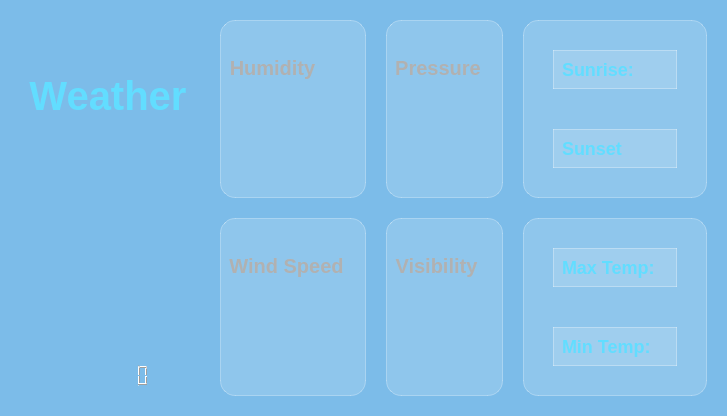
        <widget class="QWidget" name="tab_3">
         <property name="styleSheet">
          <string notr="true">border: none;


background-color: rgba(50, 150, 220, 0.40);</string>
         </property>
         <attribute name="title">
          <string>Today</string>
         </attribute>
         <layout class="QHBoxLayout" name="horizontalLayout_6" stretch="30,70">
          <item>
           <widget class="QWidget" name="widget_11" native="true">
            <property name="styleSheet">
             <string notr="true">
       border: none;
background-color: transparent;
     </string>
            </property>
            <layout class="QVBoxLayout" name="verticalLayout_5" stretch="10,75,15">
             <item>
              <widget class="QLabel" name="labelPlace">
               <property name="styleSheet">
                <string notr="true">border: none;
color: rgb(177, 177, 177);
background-color: transparent;
font-size: 20px; font-weight: bold;
</string>
               </property>
               <property name="text">
                <string/>
               </property>
               <property name="alignment">
                <set>Qt::AlignCenter</set>
               </property>
              </widget>
             </item>
             <item>
              <widget class="QWidget" name="Weatherwidget" native="true">
               <property name="styleSheet">
                <string notr="true">background-color: transparent;
border: none</string>
               </property>
               <layout class="QVBoxLayout" name="verticalLayout_3" stretch="25,45,25,5">
                <property name="spacing">
                 <number>0</number>
                </property>
                <property name="topMargin">
                 <number>3</number>
                </property>
                <property name="bottomMargin">
                 <number>3</number>
                </property>
                <item>
                 <widget class="QLabel" name="WeatherType">
                  <property name="styleSheet">
                   <string notr="true">border: none;
color: rgb(98, 221, 255);
background-color: transparent;
font-size: 40px; font-weight: bold;</string>
                  </property>
                  <property name="text">
                   <string>Weather</string>
                  </property>
                  <property name="alignment">
                   <set>Qt::AlignCenter</set>
                  </property>
                 </widget>
                </item>
                <item>
                 <widget class="QLabel" name="IconLabel">
                  <property name="styleSheet">
                   <string notr="true">border: none;

background-color: transparent;
</string>
                  </property>
                  <property name="text">
                   <string/>
                  </property>
                 </widget>
                </item>
                <item>
                 <widget class="QLabel" name="TempLabel">
                  <property name="styleSheet">
                   <string notr="true">border: none;
background-color: transparent;
font-size: 30px; font-weight: bold;
color: rgb(98, 221, 255);</string>
                  </property>
                  <property name="text">
                   <string/>
                  </property>
                  <property name="alignment">
                   <set>Qt::AlignCenter</set>
                  </property>
                 </widget>
                </item>
                <item>
                 <widget class="QLabel" name="Feellikelabel">
                  <property name="styleSheet">
                   <string notr="true">border: none;
background-color: transparent;
font-size: 15px; font-weight: bold;
color: rgb(177, 177, 177);</string>
                  </property>
                  <property name="text">
                   <string/>
                  </property>
                  <property name="alignment">
                   <set>Qt::AlignCenter</set>
                  </property>
                 </widget>
                </item>
               </layout>
              </widget>
             </item>
             <item>
              <widget class="QWidget" name="timedaywidget" native="true">
               <property name="styleSheet">
                <string notr="true">background-color: transparent;
border: none;</string>
               </property>
               <layout class="QVBoxLayout" name="verticalLayout_4">
                <item>
                 <widget class="QLabel" name="Daylabel">
                  <property name="styleSheet">
                   <string notr="true">
font-size: 15px; font-weight: bold;
border: none;
background-color: transparent;
color: white;</string>
                  </property>
                  <property name="text">
                   <string/>
                  </property>
                  <property name="alignment">
                   <set>Qt::AlignCenter</set>
                  </property>
                 </widget>
                </item>
                <item>
                 <widget class="QLCDNumber" name="lcdNumber">
                  <property name="styleSheet">
                   <string notr="true">background-color: transparent;</string>
                  </property>
                  <property name="digitCount">
                   <number>8</number>
                  </property>
                  <property name="segmentStyle">
                   <enum>QLCDNumber::Filled</enum>
                  </property>
                 </widget>
                </item>
               </layout>
              </widget>
             </item>
            </layout>
           </widget>
          </item>
          <item>
           <widget class="QWidget" name="widget_6" native="true">
            <property name="styleSheet">
             <string notr="true">background-color: transparent;</string>
            </property>
            <layout class="QHBoxLayout" name="horizontalLayout_3">
             <item>
              <layout class="QGridLayout" name="gridLayout_2">
               <property name="spacing">
                <number>20</number>
               </property>
               <item row="1" column="1">
                <widget class="QWidget" name="widget_10" native="true">
                 <property name="styleSheet">
                  <string notr="true">background-color: rgba(255, 255, 255, 0.15);
        border-radius: 15px;
        border: 1px solid rgba(255, 255, 255, 0.3);</string>
                 </property>
                 <layout class="QVBoxLayout" name="verticalLayout_9">
                  <item>
                   <layout class="QHBoxLayout" name="horizontalLayout_9">
                    <item>
                     <widget class="QLabel" name="labelPlace_5">
                      <property name="styleSheet">
                       <string notr="true">border: none;
background-color: transparent;
font-size: 20px; font-weight: bold;
color: rgb(177, 177, 177);</string>
                      </property>
                      <property name="text">
                       <string>Visibility</string>
                      </property>
                      <property name="alignment">
                       <set>Qt::AlignCenter</set>
                      </property>
                     </widget>
                    </item>
                    <item>
                     <widget class="QLabel" name="label_7">
                      <property name="styleSheet">
                       <string notr="true">
image: url(:/Images/icons8-visibility-100.png);

border: none;
background-color: transparent;
</string>
                      </property>
                      <property name="text">
                       <string/>
                      </property>
                     </widget>
                    </item>
                   </layout>
                  </item>
                  <item>
                   <widget class="QLabel" name="label_visiblilty">
                    <property name="styleSheet">
                     <string notr="true">border: none;
background-color: transparent;
font-size: 40px; font-weight: bold;
color: rgb(98, 221, 255);</string>
                    </property>
                    <property name="text">
                     <string/>
                    </property>
                    <property name="alignment">
                     <set>Qt::AlignCenter</set>
                    </property>
                   </widget>
                  </item>
                 </layout>
                </widget>
               </item>
               <item row="0" column="0">
                <widget class="QWidget" name="widget_7" native="true">
                 <property name="styleSheet">
                  <string notr="true">background-color: rgba(255, 255, 255, 0.15);
        border-radius: 15px;
        border: 1px solid rgba(255, 255, 255, 0.3);</string>
                 </property>
                 <layout class="QVBoxLayout" name="verticalLayout_6">
                  <item>
                   <layout class="QHBoxLayout" name="horizontalLayout_4">
                    <item>
                     <widget class="QLabel" name="labelPlace_2">
                      <property name="styleSheet">
                       <string notr="true">border: none;
background-color: transparent;
font-size: 20px; font-weight: bold;
color: rgb(177, 177, 177);</string>
                      </property>
                      <property name="text">
                       <string>Humidity</string>
                      </property>
                      <property name="alignment">
                       <set>Qt::AlignCenter</set>
                      </property>
                     </widget>
                    </item>
                    <item>
                     <widget class="QLabel" name="label_2">
                      <property name="styleSheet">
                       <string notr="true">image: url(:/Images/icons8-humidity-96.png);
border: none;
background-color: transparent;
</string>
                      </property>
                      <property name="text">
                       <string/>
                      </property>
                     </widget>
                    </item>
                   </layout>
                  </item>
                  <item>
                   <widget class="QLabel" name="labelHumidity">
                    <property name="styleSheet">
                     <string notr="true">border: none;
background-color: transparent;
font-size: 40px; font-weight: bold;

color: rgb(98, 221, 255);</string>
                    </property>
                    <property name="text">
                     <string/>
                    </property>
                    <property name="alignment">
                     <set>Qt::AlignCenter</set>
                    </property>
                   </widget>
                  </item>
                 </layout>
                </widget>
               </item>
               <item row="0" column="1">
                <widget class="QWidget" name="widget_8" native="true">
                 <property name="styleSheet">
                  <string notr="true">background-color: rgba(255, 255, 255, 0.15);
        border-radius: 15px;
        border: 1px solid rgba(255, 255, 255, 0.3);</string>
                 </property>
                 <layout class="QVBoxLayout" name="verticalLayout_7">
                  <item>
                   <layout class="QHBoxLayout" name="horizontalLayout_7">
                    <item>
                     <widget class="QLabel" name="labelPlace_3">
                      <property name="styleSheet">
                       <string notr="true">border: none;
background-color: transparent;
font-size: 20px; font-weight: bold;
color: rgb(177, 177, 177);</string>
                      </property>
                      <property name="text">
                       <string>Pressure</string>
                      </property>
                      <property name="alignment">
                       <set>Qt::AlignCenter</set>
                      </property>
                     </widget>
                    </item>
                    <item>
                     <widget class="QLabel" name="label_3">
                      <property name="styleSheet">
                       <string notr="true">image: url(:/Images/pressure.png);

border: none;
background-color: transparent;
</string>
                      </property>
                      <property name="text">
                       <string/>
                      </property>
                     </widget>
                    </item>
                   </layout>
                  </item>
                  <item>
                   <widget class="QLabel" name="label_Pressure">
                    <property name="styleSheet">
                     <string notr="true">border: none;
background-color: transparent;
font-size: 40px; font-weight: bold;
color: rgb(98, 221, 255);</string>
                    </property>
                    <property name="text">
                     <string/>
                    </property>
                    <property name="alignment">
                     <set>Qt::AlignCenter</set>
                    </property>
                   </widget>
                  </item>
                 </layout>
                </widget>
               </item>
               <item row="1" column="0">
                <widget class="QWidget" name="widget_9" native="true">
                 <property name="styleSheet">
                  <string notr="true">background-color: rgba(255, 255, 255, 0.15);
        border-radius: 15px;
        border: 1px solid rgba(255, 255, 255, 0.3);</string>
                 </property>
                 <layout class="QVBoxLayout" name="verticalLayout_8">
                  <item>
                   <layout class="QHBoxLayout" name="horizontalLayout_8">
                    <item>
                     <widget class="QLabel" name="labelPlace_4">
                      <property name="styleSheet">
                       <string notr="true">border: none;
background-color: transparent;
font-size: 20px; font-weight: bold;
color: rgb(177, 177, 177);</string>
                      </property>
                      <property name="text">
                       <string>Wind Speed</string>
                      </property>
                      <property name="alignment">
                       <set>Qt::AlignCenter</set>
                      </property>
                     </widget>
                    </item>
                    <item>
                     <widget class="QLabel" name="label_5">
                      <property name="styleSheet">
                       <string notr="true">image: url(:/Images/icons8-windy-weather-96.png);

border: none;
background-color: transparent;
</string>
                      </property>
                      <property name="text">
                       <string/>
                      </property>
                     </widget>
                    </item>
                   </layout>
                  </item>
                  <item>
                   <widget class="QLabel" name="label_wind">
                    <property name="styleSheet">
                     <string notr="true">border: none;
color: rgb(98, 221, 255);
background-color: transparent;
font-size: 40px; font-weight: bold;
</string>
                    </property>
                    <property name="text">
                     <string/>
                    </property>
                    <property name="alignment">
                     <set>Qt::AlignCenter</set>
                    </property>
                   </widget>
                  </item>
                 </layout>
                </widget>
               </item>
               <item row="0" column="2">
                <widget class="QWidget" name="widget_12" native="true">
                 <property name="styleSheet">
                  <string notr="true">background-color: rgba(255, 255, 255, 0.15);
        border-radius: 15px;
        border: 1px solid rgba(255, 255, 255, 0.3);</string>
                 </property>
                 <layout class="QVBoxLayout" name="verticalLayout_13">
                  <property name="spacing">
                   <number>40</number>
                  </property>
                  <property name="leftMargin">
                   <number>30</number>
                  </property>
                  <property name="topMargin">
                   <number>30</number>
                  </property>
                  <property name="rightMargin">
                   <number>30</number>
                  </property>
                  <property name="bottomMargin">
                   <number>30</number>
                  </property>
                  <item>
                   <widget class="QWidget" name="widget_16" native="true">
                    <property name="styleSheet">
                     <string notr="true">border-radius: 50px;</string>
                    </property>
                    <layout class="QHBoxLayout" name="horizontalLayout_14">
                     <item>
                      <layout class="QHBoxLayout" name="horizontalLayout_13">
                       <item>
                        <widget class="QLabel" name="SunriseLabel">
                         <property name="styleSheet">
                          <string notr="true">
border: none;
background-color: transparent;
font-size: 18px; font-weight: bold;
color: rgb(98, 221, 255);</string>
                         </property>
                         <property name="text">
                          <string>Sunrise: </string>
                         </property>
                        </widget>
                       </item>
                       <item>
                        <widget class="QLabel" name="label_16">
                         <property name="styleSheet">
                          <string notr="true">border: none;
image: url(:/Images/icons8-sunrise-96.png);
background-color: transparent;</string>
                         </property>
                         <property name="text">
                          <string/>
                         </property>
                        </widget>
                       </item>
                      </layout>
                     </item>
                    </layout>
                   </widget>
                  </item>
                  <item>
                   <widget class="QWidget" name="widget_18" native="true">
                    <property name="styleSheet">
                     <string notr="true">border-radius: 50px;</string>
                    </property>
                    <layout class="QHBoxLayout" name="horizontalLayout_16">
                     <item>
                      <layout class="QHBoxLayout" name="horizontalLayout_15">
                       <item>
                        <widget class="QLabel" name="SunsetLabel">
                         <property name="styleSheet">
                          <string notr="true">border: none;
background-color: transparent;
font-size: 18px; font-weight: bold;
color: rgb(98, 221, 255);border: none;
background-color: transparent;</string>
                         </property>
                         <property name="text">
                          <string>Sunset</string>
                         </property>
                        </widget>
                       </item>
                       <item>
                        <widget class="QLabel" name="label_18">
                         <property name="styleSheet">
                          <string notr="true">border: none;
image: url(:/Images/icons8-sunset-96.png);
background-color: transparent;</string>
                         </property>
                         <property name="text">
                          <string/>
                         </property>
                        </widget>
                       </item>
                      </layout>
                     </item>
                    </layout>
                   </widget>
                  </item>
                 </layout>
                </widget>
               </item>
               <item row="1" column="2">
                <widget class="QWidget" name="widget_13" native="true">
                 <property name="styleSheet">
                  <string notr="true">background-color: rgba(255, 255, 255, 0.15);
        border-radius: 15px;
        border: 1px solid rgba(255, 255, 255, 0.3);</string>
                 </property>
                 <layout class="QVBoxLayout" name="verticalLayout_16">
                  <property name="spacing">
                   <number>40</number>
                  </property>
                  <property name="leftMargin">
                   <number>30</number>
                  </property>
                  <property name="topMargin">
                   <number>30</number>
                  </property>
                  <property name="rightMargin">
                   <number>30</number>
                  </property>
                  <property name="bottomMargin">
                   <number>30</number>
                  </property>
                  <item>
                   <widget class="QWidget" name="widget_19" native="true">
                    <property name="styleSheet">
                     <string notr="true">border-radius: 50px;</string>
                    </property>
                    <layout class="QHBoxLayout" name="horizontalLayout_17">
                     <item>
                      <layout class="QHBoxLayout" name="horizontalLayout_18">
                       <item>
                        <widget class="QLabel" name="MaxTemplabel">
                         <property name="styleSheet">
                          <string notr="true">border: none;
background-color: transparent;
font-size: 18px; font-weight: bold;
color: rgb(98, 221, 255);</string>
                         </property>
                         <property name="text">
                          <string>Max Temp:</string>
                         </property>
                        </widget>
                       </item>
                       <item>
                        <widget class="QLabel" name="label_20">
                         <property name="styleSheet">
                          <string notr="true">border: none;
image: url(:/Images/icons8-temperature-96.png);
background-color: transparent;</string>
                         </property>
                         <property name="text">
                          <string/>
                         </property>
                        </widget>
                       </item>
                      </layout>
                     </item>
                    </layout>
                   </widget>
                  </item>
                  <item>
                   <widget class="QWidget" name="widget_20" native="true">
                    <property name="styleSheet">
                     <string notr="true">border-radius: 50px;</string>
                    </property>
                    <layout class="QHBoxLayout" name="horizontalLayout_19">
                     <item>
                      <layout class="QHBoxLayout" name="horizontalLayout_20">
                       <item>
                        <widget class="QLabel" name="MinTemplabel">
                         <property name="styleSheet">
                          <string notr="true">border: none;
background-color: transparent;
font-size: 18px; font-weight: bold;
color: rgb(98, 221, 255);</string>
                         </property>
                         <property name="text">
                          <string>Min Temp:</string>
                         </property>
                        </widget>
                       </item>
                       <item>
                        <widget class="QLabel" name="label_22">
                         <property name="styleSheet">
                          <string notr="true">border: none;
image: url(:/Images/icons8-cold-96 (1).png);
background-color: transparent;</string>
                         </property>
                         <property name="text">
                          <string/>
                         </property>
                        </widget>
                       </item>
                      </layout>
                     </item>
                    </layout>
                   </widget>
                  </item>
                 </layout>
                </widget>
               </item>
              </layout>
             </item>
            </layout>
           </widget>
          </item>
         </layout>
        </widget>
